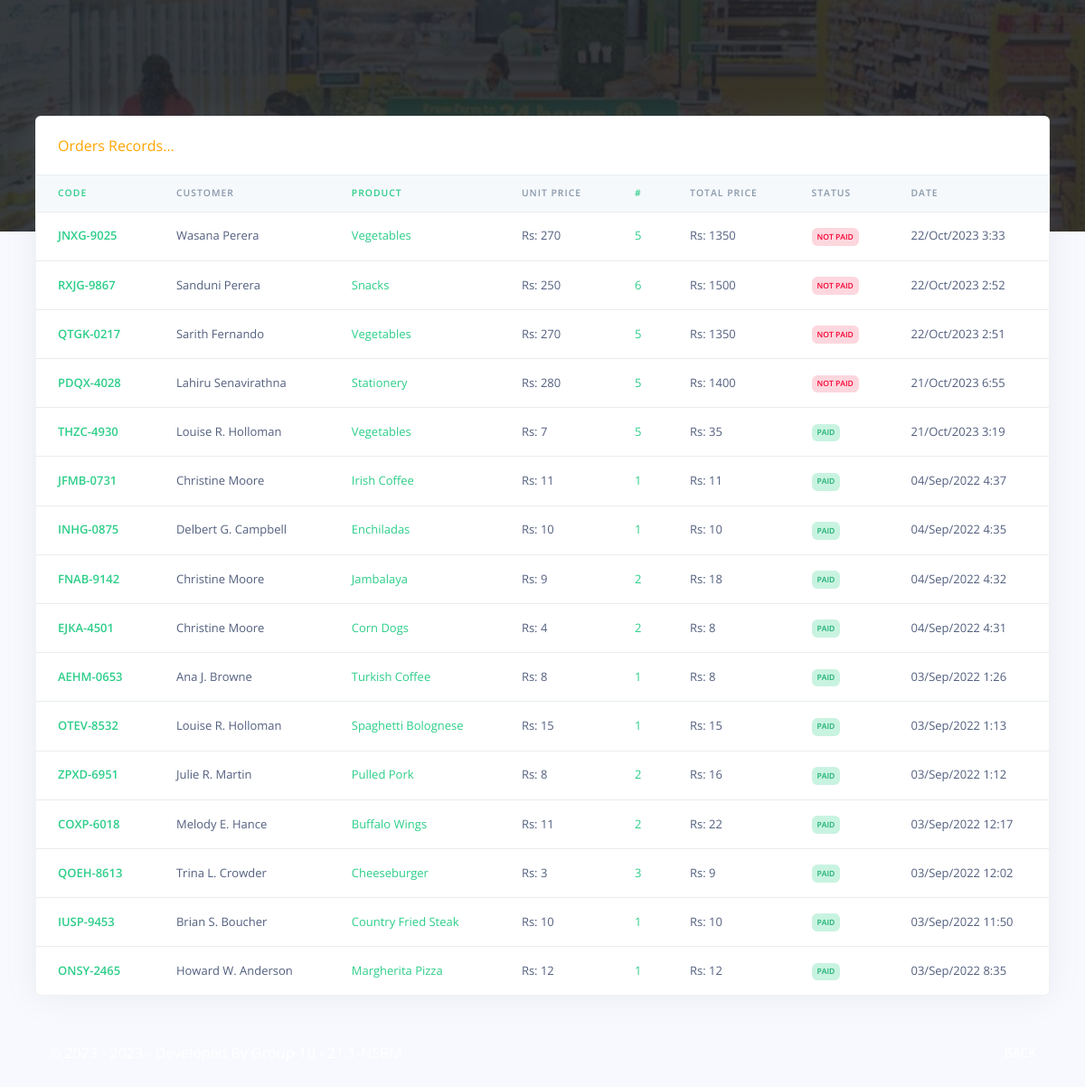
Page /Restro/admin/orders_reports.php (signed in) on the committed database.
### tables this page shows
CREATE TABLE `rpos_orders` (
  `order_id` varchar(200) NOT NULL,
  `order_code` varchar(200) NOT NULL,
  `customer_id` varchar(200) NOT NULL,
  `customer_name` varchar(200) NOT NULL,
  `prod_id` varchar(200) NOT NULL,
  `prod_name` varchar(200) NOT NULL,
  `prod_price` varchar(200) NOT NULL,
  `prod_qty` varchar(200) NOT NULL,
  `order_status` varchar(200) NOT NULL,
  `created_at` timestamp(6) NOT NULL DEFAULT current_timestamp(6) ON UPDATE current_timestamp(6)
);

### Restro/admin/orders_reports.php (the view, shortened to what this page needs)
<?php
include('config/config.php');
require_once('partials/_head.php');
?>
<body>
    <?php
    require_once('partials/_sidebar.php');
    ?>
    <div class="main-content">
        <div class="container-fluid mt--8">
            <div class="row">
                <div class="col">
                    <div class="card shadow">
                    <div class="card-header border-0" style="color: orange;">
                        Orders Records...
                    </div>
                        <div class="table-responsive">
                            <table class="table align-items-center table-flush">
                                <thead class="thead-light">
                                    <tr>
                                        <th class="text-success" scope="col">Code</th>
                                        <th scope="col">Customer</th>
                                        <th class="text-success" scope="col">Product</th>
                                        <th scope="col">Unit Price</th>
                                        <th class="text-success" scope="col">#</th>
                                        <th scope="col">Total Price</th>
                                        <th scop="col">Status</th>
                                        <th scope="col">Date</th>
                                    </tr>
                                </thead>
                                <tbody>
                                    <?php
                                    $ret = "SELECT * FROM  rpos_orders ORDER BY `created_at` DESC  ";
                                    $stmt = $mysqli->prepare($ret);
                                    $stmt->execute();
                                    $res = $stmt->get_result();
                                    while ($order = $res->fetch_object()) {
                                        $total = ($order->prod_price * $order->prod_qty);
                                    ?>
                                        <tr>
                                            <th class="text-success" scope="row"><?php echo $order->order_code; ?></th>
                                            <td><?php echo $order->customer_name; ?></td>
                                            <td class="text-success"><?php echo $order->prod_name; ?></td>
                                            <td>Rs: <?php echo $order->prod_price; ?></td>
                                            <td class="text-success"><?php echo $order->prod_qty; ?></td>
                                            <td>Rs: <?php echo $total; ?></td>
                                            <td><?php if ($order->order_status == '') {
                                                    echo "<span class='badge badge-danger'>Not Paid</span>";
                                                } else {
                                                    echo "<span class='badge badge-success'>$order->order_status</span>";
                                                } ?></td>
                                            <td><?php echo date('d/M/Y g:i', strtotime($order->created_at)); ?></td>
                                        </tr>
                                    <?php } ?>
                                </tbody>
                            </table>
                        </div>
                    </div>
                </div>
            </div>
            <?php
            require_once('partials/_footer.php');
            ?>
        </div>
    </div>
</body>
</html>

### rows in the picture
rpos_orders: order_code "JNXG-9025", customer_name "Wasana Perera", prod_name "Vegetables", prod_price "270", prod_qty "5", total "1350", order_status "NOT PAID", created_at "22/Oct/2023 3:33"
rpos_orders: order_code "RXJG-9867", customer_name "Sanduni Perera", prod_name "Snacks", prod_price "250", prod_qty "6", total "1500", order_status "NOT PAID", created_at "22/Oct/2023 2:52"
rpos_orders: order_code "QTGK-0217", customer_name "Sarith Fernando", prod_name "Vegetables", prod_price "270", prod_qty "5", total "1350", order_status "NOT PAID", created_at "22/Oct/2023 2:51"
rpos_orders: order_code "PDQX-4028", customer_name "Lahiru Senavirathna", prod_name "Stationery", prod_price "280", prod_qty "5", total "1400", order_status "NOT PAID", created_at "21/Oct/2023 6:55"
rpos_orders: order_code "THZC-4930", customer_name "Louise R. Holloman", prod_name "Vegetables", prod_price "7", prod_qty "5", total "35", order_status "PAID", created_at "21/Oct/2023 3:19"
rpos_orders: order_code "JFMB-0731", customer_name "Christine Moore", prod_name "Irish Coffee", prod_price "11", prod_qty "1", order_status "PAID", created_at "04/Sep/2022 4:37"
rpos_orders: order_code "INHG-0875", customer_name "Delbert G. Campbell", prod_name "Enchiladas", prod_price "10", prod_qty "1", order_status "PAID", created_at "04/Sep/2022 4:35"
rpos_orders: order_code "FNAB-9142", customer_name "Christine Moore", prod_name "Jambalaya", prod_price "9", prod_qty "2", total "18", order_status "PAID", created_at "04/Sep/2022 4:32"
rpos_orders: order_code "EJKA-4501", customer_name "Christine Moore", prod_name "Corn Dogs", prod_price "4", prod_qty "2", total "8", order_status "PAID", created_at "04/Sep/2022 4:31"
rpos_orders: order_code "AEHM-0653", customer_name "Ana J. Browne", prod_name "Turkish Coffee", prod_price "8", prod_qty "1", order_status "PAID", created_at "03/Sep/2022 1:26"
rpos_orders: order_code "OTEV-8532", customer_name "Louise R. Holloman", prod_name "Spaghetti Bolognese", prod_price "15", prod_qty "1", order_status "PAID", created_at "03/Sep/2022 1:13"
rpos_orders: order_code "ZPXD-6951", customer_name "Julie R. Martin", prod_name "Pulled Pork", prod_price "8", prod_qty "2", total "16", order_status "PAID", created_at "03/Sep/2022 1:12"
rpos_orders: order_code "COXP-6018", customer_name "Melody E. Hance", prod_name "Buffalo Wings", prod_price "11", prod_qty "2", total "22", order_status "PAID", created_at "03/Sep/2022 12:17"
rpos_orders: order_code "QOEH-8613", customer_name "Trina L. Crowder", prod_name "Cheeseburger", prod_price "3", prod_qty "3", total "9", order_status "PAID", created_at "03/Sep/2022 12:02"
rpos_orders: order_code "IUSP-9453", customer_name "Brian S. Boucher", prod_name "Country Fried Steak", prod_price "10", prod_qty "1", order_status "PAID", created_at "03/Sep/2022 11:50"
rpos_orders: order_code "ONSY-2465", customer_name "Howard W. Anderson", prod_name "Margherita Pizza", prod_price "12", prod_qty "1", order_status "PAID", created_at "03/Sep/2022 8:35"
